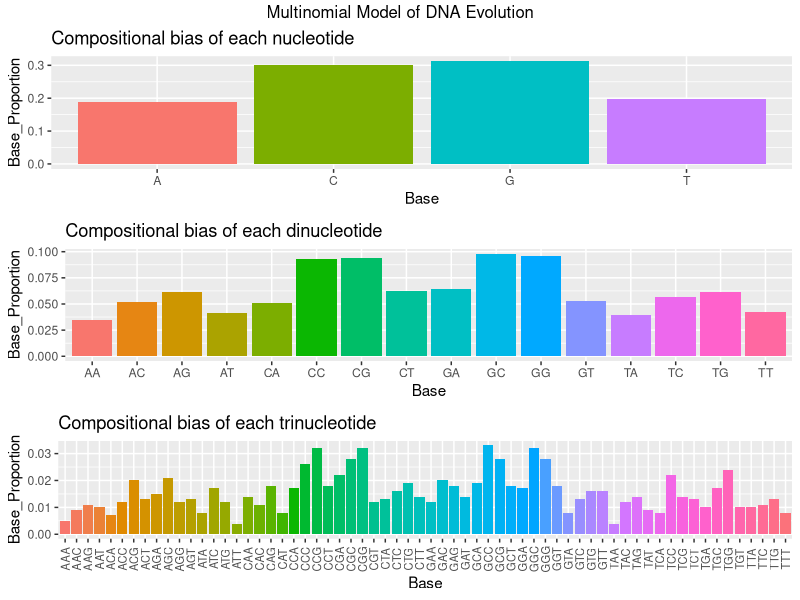
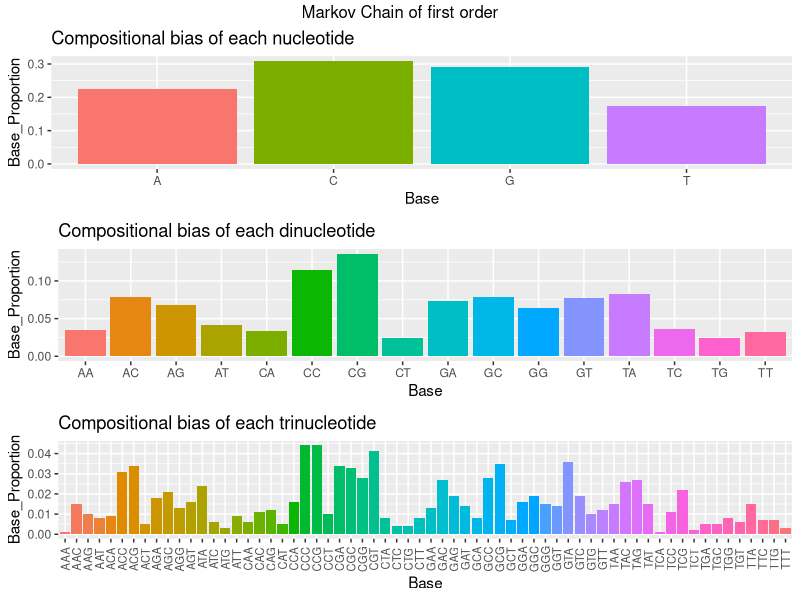
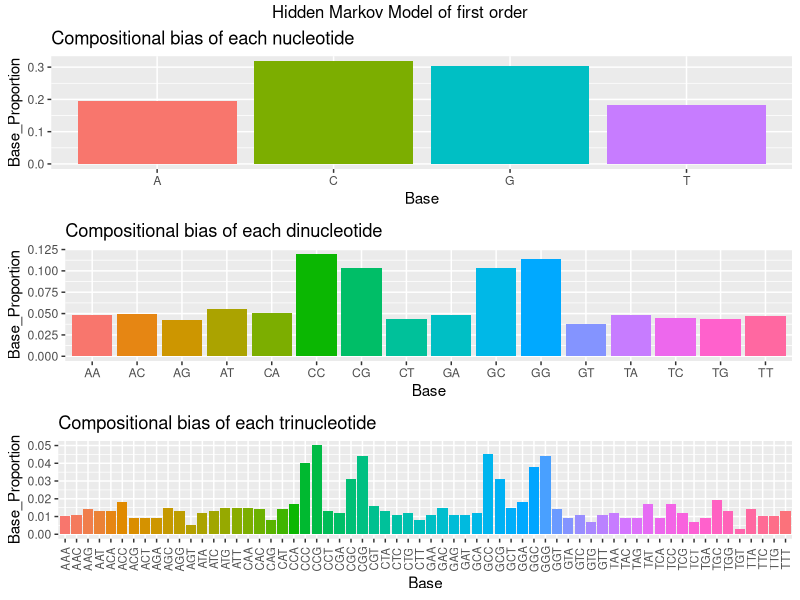

Recreate these plots in R, in order. (Note: this script raises an error after producing the figures.)
#!/usr/bin/env Rscript

# Open libraries that could help the program run successfully.
#install.packages("seqinr")
#install.packages("dplyr")
#install.packages("markovchain")
library(plyr)
library(seqinr)
library(ggplot2)
library(gridExtra)
# Create a function to plot the first order of Markov Data
plotData<-function(seq, nucleotides, title){
  # COUNT the frequency of each base (Nucleotide)
  freqNucleotide<-seqinr::count(seq,1,alphabet=nucleotides,freq=TRUE)
  # COUNT the frequency of dinucleotide
  freqDiNucleotide<-seqinr::count(seq,2,alphabet=nucleotides,freq=TRUE)
  # COUNT the frequency of trinucleotide
  freqTriNucleotide<-seqinr::count(seq,3,alphabet=nucleotides,freq=TRUE)
  # Make a data frame to draw a ggplot2 (convert each base to dataframe)
  df<-as.data.frame(freqNucleotide)
  colnames(df)<-c("Base", "Base_Proportion")
  p1<-ggplot(df, aes(x=Base, y=Base_Proportion, fill=Base)) + geom_bar(stat="identity")
  p1<-p1 + theme(legend.position="none") + ggtitle("Compositional bias of each nucleotide")
        
  df<-as.data.frame(freqDiNucleotide)
  colnames(df)<-c("Base", "Base_Proportion")
  p2<-ggplot(df, aes(x=Base, y=Base_Proportion, fill=Base)) + geom_bar(stat="identity")
  p2<-p2 + theme(legend.position="none") + ggtitle("Compositional bias of each dinucleotide")
            
  df<-as.data.frame(freqTriNucleotide)
  colnames(df)<-c("Base", "Base_Proportion")
  p3<-ggplot(df, aes(x=Base, y=Base_Proportion, fill=Base)) + geom_bar(stat="identity")
  p3<-p3 + theme(legend.position="none") + ggtitle("Compositional bias of each trinucleotide") + theme(axis.text.x = element_text(angle=90, vjust=0.5, size=8))
  # Plot the result in 1 plot
  grid.arrange(p1, p2, p3, nrow=3, top=title)
}

# Function to generate the sequence
generateFirstOrderSeq<-function(lengthSeq, nucleotides, initialProb, firstOrderMatrix){
  # Vector for storing new sequence
  outputSeq<-character()
  firstnucleotide<-sample(nucleotides, 1, rep=TRUE, prob=initialProb)
  # Store nucleotide in the first position
  outputSeq[1]<-firstnucleotide
    
  # Create a for loop here
  for(i in 2:lengthSeq){
    prevNuc<-outputSeq[i-1]
    currentProb<-firstOrderMatrix[prevNuc,]
    #cat("\n", prevNuc, " ", currentProb, sep=" ")
    outputSeq[i]<-sample(nucleotides, 1, prob=currentProb)
  }
  return(outputSeq)
}
# Function to generate DNA sequence from the given HMM and sequence length
generateFirstOrderhmmseq<-function(lengthSeq, nucleotides, initialProb, states, transitionmatrix, emissionmatrix){
  outputSeq<-character() # Vector for storing new sequence
  mystates<-character() # Vector for storing the state of each position in the new sequence
  # State for the first position in the sequence:
  firststate<-sample(states, 1, rep=TRUE, prob=initialProb)
  # Probabilities of the current nucleotide in the "firststate"
  probabilities<-emissionmatrix[firststate,]
  # Nucleotide for the first position:
  firstnucleotide<-sample(nucleotides, 1, rep=TRUE, prob=probabilities)
  outputSeq[1]<-firstnucleotide # Store nucleotide in the first position
  mystates[1]<-firststate # Store state in the first position
        
  for(i in 2:lengthSeq){
    prevstate<-mystates[i-1] # State from previous nucleotide
    stateprobs<-transitionmatrix[prevstate,]
    # Ith position in the sequence:
    state<-sample(states, 1, rep=TRUE, prob=stateprobs)
    # Get the probabilities for the current nucleotide in the state "state":
    probabilities<-emissionmatrix[state,]
    # Nucleotides for ith position:
    nucleotide<-sample(nucleotides, 1, rep=TRUE, prob=probabilities)
    outputSeq[i]<-nucleotide # Store nucleotide for the current position in the sequence
    mystates[i]<-state # Store state for the current position in the sequence
  }
          
  for(i in 1:lengthSeq){
    nucleotide<-outputSeq[i]
    state<-mystates[i]
    print(paste("Position", i, ", State", state, ", Nucleotide = ", nucleotide))
  }
  return(outputSeq)
}

viterbi<-function(sequence, transitionmatrix, emissionmatrix){
  states<-rownames(emissionmatrix) # Get the names of the states in HMM
  v<-makeViterbimat(sequence, transitionmatrix, emissionmatrix) # Make the Viterbi matrix
  mostprobablestatepath<-apply(v, 1, function(x) which.max(x))
    
  # Print the most probable state path:
  prevnucleotide<-sequence[1]
  prevmostprobablestate<-mostprobablestatepath[1]
  prevmostprobablestatename<-states[prevmostprobablestate]
  startpos<-1
  for (i in 2:length(sequence)){
    nucleotide<-sequence[i]
    mostprobablestate<-mostprobablestatepath[i]
    mostprobablestatename<-states[mostprobablestate]
    if (mostprobablestatename != prevmostprobablestatename){
      print(paste("Positions", startpos, "-",(i-1),
                  "Most probable state = ", prevmostprobablestatename))
      startpos<-i
    }
    prevnucleotide<-nucleotide
    prevmostprobablestatename<-mostprobablestatename
  }
  print(paste("Positions", startpos, "-",i,
              "Most probable state = ", prevmostprobablestatename))
}
                                                                
makeViterbimat<-function(sequence, transitionmatrix, emissionmatrix){
  # Change sequence to uppercase
  sequence<-toupper(sequence)
  # Numbers of states in HMM
  numstates<-dim(transitionmatrix)[1]
  # Matrix with the same rows and columns as positions in the sequence and HMM:
  v<-matrix(NA, nrow=length(sequence), ncol=dim(transitionmatrix)[1])
  # Set the values in the first row inside matrix
  v[1, ]<- 0
  v[1,1]<- 1
  # Fill the matrix v:
  for (i in 2:length(sequence)){
    for (l in 1:numstates){
      statelprobnucleotidei<-emissionmatrix[l,sequence[i]]
      v[i,l]<-statelprobnucleotidei*max(v[(i-1),]*transitionmatrix[,l])
    }
  }
  return(v)
}
pdf("markov_plots.pdf")

# Define DNA alphabet to put names to objects:
nucleotides<-c("A","C","G","T")
# Vector representing probability distribution of the model
zeroOrderProbabilities<-c(0.2,0.3,0.3,0.2)
# Reference name for each base
names(zeroOrderProbabilities)<-nucleotides
# Sequence with 1000 bases for this model
zeroOrderSeq<-sample(nucleotides, 1000, rep=T, prob=zeroOrderProbabilities)
plotData(zeroOrderSeq, nucleotides, "Multinomial Model of DNA Evolution")

# Add the probability distribution per base and set the values for each
afterAprobs<-c(0.2,0.3,0.3,0.2)
afterCprobs<-c(0.1,0.41,0.39,0.1)
afterGprobs<-c(0.25,0.25,0.25,0.25)
afterTprobs<-c(0.5,0.17,0.17,0.17)
# Create 4x4 matrix that can store the probability distribution above
mytransitionmatrix<-matrix(c(afterAprobs,afterCprobs,afterGprobs,afterTprobs), 4,4, byrow = TRUE)
colnames(mytransitionmatrix)<-nucleotides
rownames(mytransitionmatrix)<-nucleotides

inProb<-c(0.4,0.1,0.1,0.4)
names(inProb)<-nucleotides

firstOrderSeq<-generateFirstOrderSeq(1000,nucleotides,inProb,mytransitionmatrix)

plotData(firstOrderSeq, nucleotides, "Markov Chain of first order")

# AT-Rich and GC-Rich State
# Define the names of the states
states<-c("AT-rich","GC-rich")
# Set probabilities of switching states, where the previous state was "AT-Rich"
ATrichprobs<-c(0.7,0.3)
# Set probabilities of switching states, where the previous state was "GC-Rich"
GCrichprobs<-c(0.1,0.9)
# Create a 2x2 Matrix
theTransitionMatrix<-matrix(c(ATrichprobs,GCrichprobs),2,2,byrow = TRUE)
rownames(theTransitionMatrix)<-states
colnames(theTransitionMatrix)<-states
# Set the probability values for AT rich state
ATrichstateprobs<-c(0.39,0.1,0.1,0.41)
GCrichstateprobs<-c(0.1,0.41,0.39,0.1)
# Create 2x4 Matrix
theEmissionMatrix<-matrix(c(ATrichstateprobs,GCrichstateprobs),2,4,byrow = TRUE)
rownames(theEmissionMatrix)<-states
colnames(theEmissionMatrix)<-nucleotides

initialProb<-c(0.5,0.5)
hmmfirstOrderSeq<-generateFirstOrderhmmseq(1000, nucleotides, initialProb, states, theTransitionMatrix, theEmissionMatrix)
plotData(hmmfirstOrderSeq, nucleotides, "Hidden Markov Model of first order")

myseq<-c("A", "A", "G", "C", "G", "T", "G", "G", "G", "G", "C", "C", "C", "C","G", "G", "C", "G", "A", "C", "A", "T", "G", "G", "G", "G", "T", "G","T", "C")
viterbi(myseq, theTransitionMatrix, theEmissionMatrix)

dev.off()

viterbi<-function(sequence, transitionmatrix, emissionmatrix){
  states<-rownames(emissionmatrix)
  # Make the Viterbi matrix v:
  v<-makeViterbimat(sequence, transitionmatrix, emissionmatrix)
  mostprobablestatepath<-apply(v, 1, function(x) which.max(x))

  # Print out the most probable state path:
  prevnucleotide<-sequence[1]
  prevmostprobablestate<-mostprobablestatepath[1]
  prevmostprobablestatename<-states[prevmostprobablestate]
  startpos<-1
  for (i in 2:length(sequence)){
      nucleotide<-sequence[i]
      mostprobablestate<-mostprobablestatepath[]
      mostprobablestatename<-states[mostprobablestate]
      if (mostprobablestatename != prevmostprobablestatename){
          print(paste("Positions",startpos,"-",(i-1),
                      "Most probable state = ", prevmostprobablestatename))
          startpos<-i
      }
      prevnucleotide<-nucleotide
      prevmostprobablestatename<-mostprobablestatename
  }
  print(paste("Positions",startpos,"-",i,
              "Most probable state = ", prevmostprobablestatename))
}
# Second function
makeViterbimat<-function(sequence, transitionmatrix, emissionmatrix){
  # Change the sequence to uppercase
  sequence<-toupper(sequence)
  # Find out how many states are in the HMM
  numstates<-dim(transitionmatrix)[1]
  # Columns as states in the HMM
  v<-matrix(NA, nrow = length(sequence), ncol=dim(transitionmatrix)[1])
  # Set the values in the first row of matrix v, representing the first position of the sequence to 0
  v[1, ]<-0
  v[1,1]<-1
  # Fill in the matrix v:
  for (i in 2:length(sequence)){
    for (l in 1:numstates){
      stateprobnucleotidei<-emissionmatrix[l,sequence[i]]
      v[i,l]<-stateprobnucleotidei*max(v[(i-1),]*transitionmatrix[,l])
    }
  }
  return(v)
}

myseq<-c("A", "A", "G", "C", "G", "T", "G", "G", "G", "G", "C", "C",
         "C", "C", "G", "G", "C", "G", "A", "C", "A", "T", "G", "G",
         "G", "G", "T", "G", "T", "C")
viterbi(myseq, theTransitionMatrix, theEmissionMatrix)
